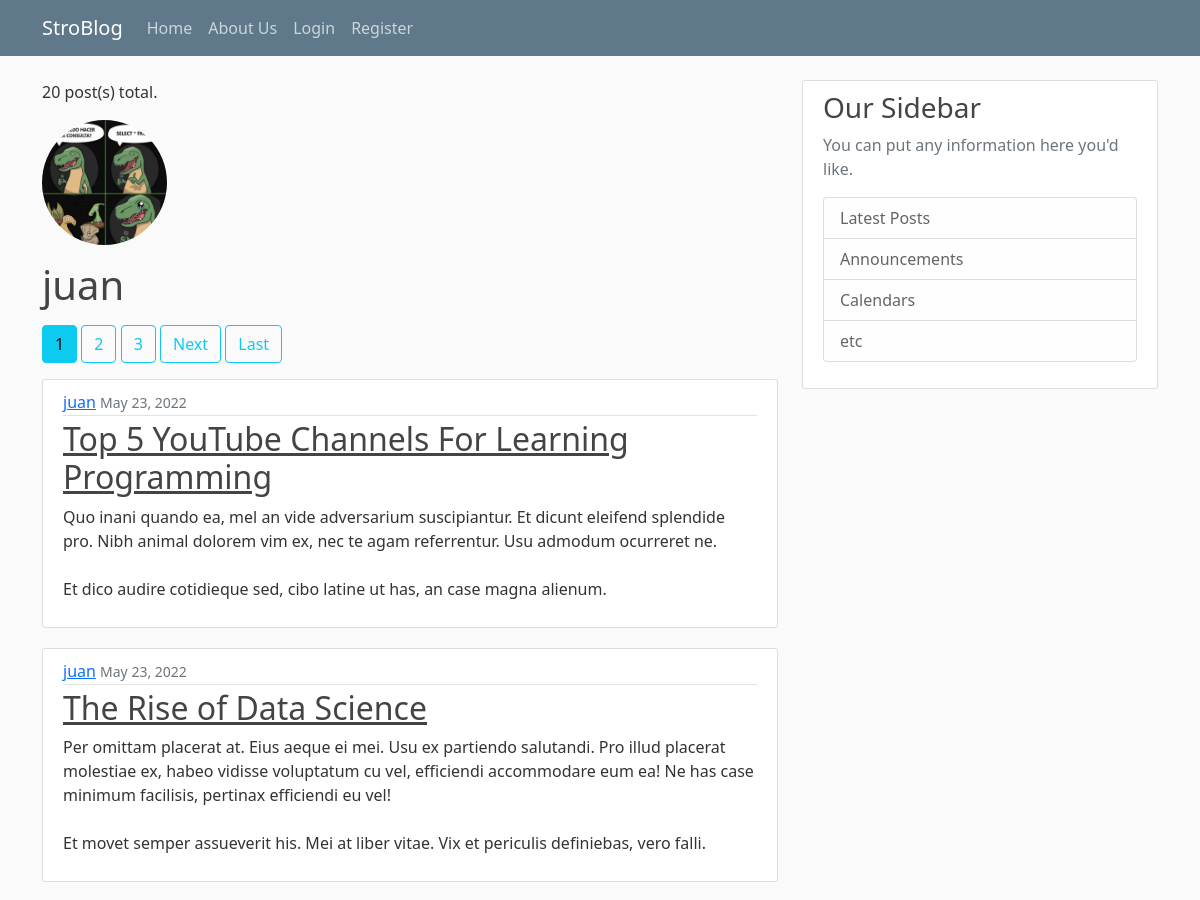
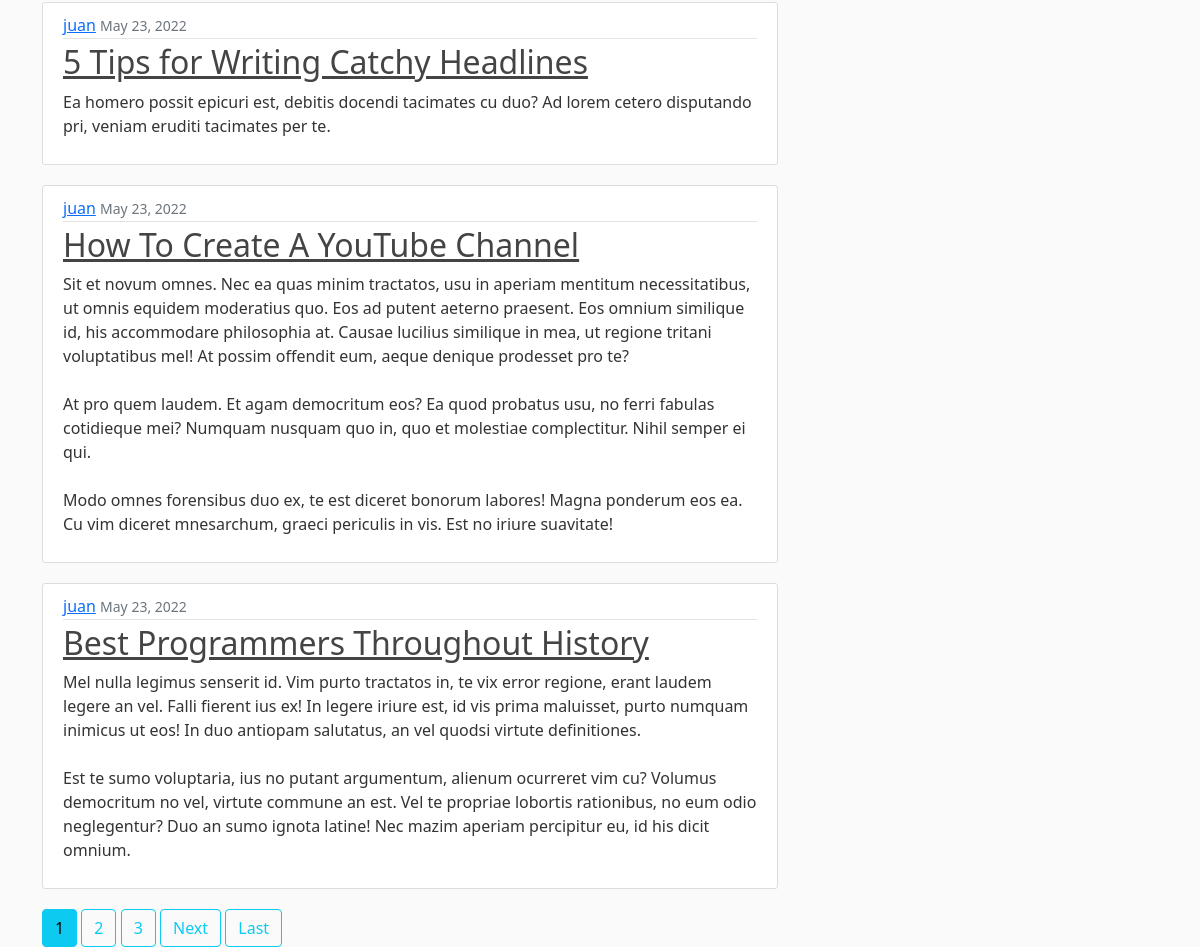
/user-posts/juan/, run on the app's committed database (2 pictures, top to bottom).
### blog/models.py (models this page shows, shortened)
class Posts(Model):
    title = CharField(max_length=150)
    content = TextField(max_length=500)
    date_created = DateTimeField(auto_now_add=True) # This won't ever be modified.
    last_modified = DateTimeField(auto_now=True) # This can be updated.
    author = ForeignKey(to=User, on_delete=CASCADE)

### security/models.py (models this page shows, shortened)
class Profile(Model):
    user = OneToOneField(to=User, on_delete=CASCADE)
    birth_date = DateField(default=None, null=True, blank=True)
    gender = CharField(max_length=10, default=None, null=True, blank=True)
    profile_pic = ImageField(default="default_pic.jpg", upload_to="profile_pics")

### blog/views.py (the view)
class UserBlogsPostListView(ListView):
    model = Posts
    template_name: str = "blog/user_posts.html"
    paginate_by: int = 5
    def get_queryset(self):
        user = get_object_or_404(User, username=self.kwargs.get('username'))
        return Posts.objects.filter(author=user).order_by('-date_created')

### blog/templates/blog/user_posts.html (shortened to what this page needs)
{% extends "blog/home.html" %}
{% block content %}
<p class="mb-3">{{page_obj.paginator.count}} post(s) total.</p>
<div class="media">
    <img class="rounded-circle account-img" src="{{object_list.1.author.profile.profile_pic.url}}">
    <div class="media-body">
            <h2 class="account-heading">{{object_list.1.author.username}}</h2>
    </div>
</div>
    {% if is_paginated %}
        {% for num in page_obj.paginator.page_range %}
            {% if page_obj.number == num %}
                <a href="?page={{num}}" class="btn btn-info">{{num}}</a>
            {% elif num > page_obj.number|add:'-3' and num < page_obj.number|add:'3' %}
                <a href="?page={{num}}" class="btn btn-outline-info">{{num}}</a>
            {% endif %}
            {% endfor %}
        {% if page_obj.has_next %}
        <a href="?page={{page_obj.next_page_number}}" class="btn btn-outline-info">Next</a>
        <a href="?page={{page_obj.paginator.num_pages}}" class="btn btn-outline-info">Last</a>
        {% endif %}
        {% endif %}
    {% for blog in object_list %}
        <article class="media content-section">
            <div class="media-body">
            <div class="article-metadata">
                <a class="mr-2" href="{% url 'user-posts' blog.author.username %}">{{ blog.author }}</a>
                <small class="text-muted">{{ blog.date_created|date:"F d, Y" }}</small>
            </div>
            <h2><a class="article-title" href="{% url 'detail-post' blog.id %}">{{ blog.title }}</a></h2>
            <p class="article-content">{{ blog.content }}</p>
            </div>
        </article>
    {% endfor %}
    {% if is_paginated %}
    {% for num in page_obj.paginator.page_range %}
      {% if page_obj.number == num %}
        <a href="?page={{num}}" class="btn btn-info">{{num}}</a>
      {% elif num > page_obj.number|add:'-3' and num < page_obj.number|add:'3' %}
        <a href="?page={{num}}" class="btn btn-outline-info">{{num}}</a>
      {% endif %}
    {% endfor %}
    {% if page_obj.has_next %}
      <a href="?page={{page_obj.next_page_number}}" class="btn btn-outline-info">Next</a>
      <a href="?page={{page_obj.paginator.num_pages}}" class="btn btn-outline-info">Last</a>
    {% endif %}
{% endif %}
{% endblock %}

### blog/static/blog/main.css (style rules this page uses)
body { background: #fafafa; color: #333333; margin-top: 5rem; }
h1, h2, h3, h4, h5, h6 { color: #444444; }
.content-section { background: #ffffff; padding: 10px 20px; border: 1px solid #dddddd; border-radius: 3px; margin-bottom: 20px; }
.article-title { color: #444444; }
.article-content { white-space: pre-line; }
.article-metadata { padding-bottom: 1px; margin-bottom: 4px; border-bottom: 1px solid #e3e3e3 }
.account-img { height: 125px; width: 125px; margin-right: 20px; margin-bottom: 16px; }
.account-heading { font-size: 2.5rem; }

### data on the page
Posts: author.profile_pic (picture), author.username "juan", author "juan", date_created "May 23, 2022", title "The Rise of Data Science", content "Per omittam placerat at. Eius aeque ei mei. Usu ex partiendo salutandi. Pro illud placerat molestiae ex, habeo vidisse voluptatum cu vel, efficiendi accommodare eum ea! Ne has case minimum facilisis, pertinax efficiendi eu vel! Et movet semper assueverit his. Mei at liber vitae. Vix et periculis definiebas, vero falli."
Posts: author "juan", date_created "May 23, 2022", title "Top 5 YouTube Channels For Learning Programming", content "Quo inani quando ea, mel an vide adversarium suscipiantur. Et dicunt eleifend splendide pro. Nibh animal dolorem vim ex, nec te agam referrentur. Usu admodum ocurreret ne. Et dico audire cotidieque sed, cibo latine ut has, an case magna alienum."
Posts: author "juan", date_created "May 23, 2022", title "5 Tips for Writing Catchy Headlines", content "Ea homero possit epicuri est, debitis docendi tacimates cu duo? Ad lorem cetero disputando pri, veniam eruditi tacimates per te."
Posts: author "juan", date_created "May 23, 2022", title "How To Create A YouTube Channel", content "Sit et novum omnes. Nec ea quas minim tractatos, usu in aperiam mentitum necessitatibus, ut omnis equidem moderatius quo. Eos ad putent aeterno praesent. Eos omnium similique id, his accommodare philosophia at. Causae lucilius similique in mea, ut regione tritani voluptatibus mel! At possim offendit eum, aeque denique prodesset pro te? At pro quem laudem. Et agam democritum eos? Ea quod probatus usu, no ferri fabulas cotidieque mei? Numquam nusquam quo in, quo et molestiae complectitur. Nihil semper ei qui. Modo omnes forensibus duo ex, te est diceret bonorum labores! Magna ponderum eos ea. Cu vim diceret mnesarchum, graeci periculis in vis. Est no iriure suavitate!"
Posts: author "juan", date_created "May 23, 2022", title "Best Programmers Throughout History", content "Mel nulla legimus senserit id. Vim purto tractatos in, te vix error regione, erant laudem legere an vel. Falli fierent ius ex! In legere iriure est, id vis prima maluisset, purto numquam inimicus ut eos! In duo antiopam salutatus, an vel quodsi virtute definitiones. Est te sumo voluptaria, ius no putant argumentum, alienum ocurreret vim cu? Volumus democritum no vel, virtute commune an est. Vel te propriae lobortis rationibus, no eum odio neglegentur? Duo an sumo ignota latine! Nec mazim aperiam percipitur eu, id his dicit omnium."

### other printed values
{{ page_obj.paginator.count }} "20"
{{ num }} "1"
{{ num }} "2" "3"
